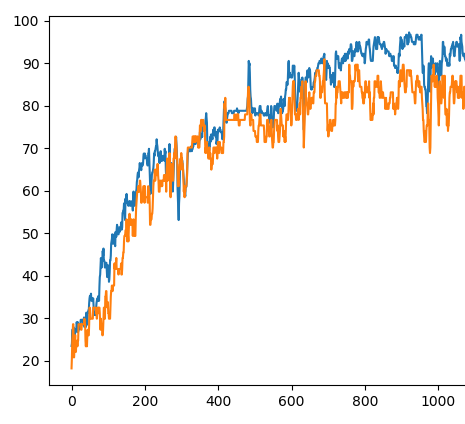

The Python source for this figure:
#!/usr/bin/env python

import numpy as np
import matplotlib.pyplot as plt
import numpy_neural_network as npnn

################################################################################
# some useful functions ...

def normalize(x):
    x_mean = np.mean(x, axis=0)
    x_std = np.std(x, axis=0)
    x = (x - x_mean) / x_std
    return x

def class_vector_to_onehot_array(y_classes):
    num_vectors = len(y_classes)
    num_classes = int(np.max(y_classes)) + 1
    y_onehot = np.zeros((num_vectors, num_classes))
    for n in np.arange(num_vectors):
        y_onehot[n][int(y_classes[n])] = 1
    return y_onehot

################################################################################
# the neural network model ...

model = npnn.network.Model([
    npnn.Conv2d(shape_in=(1, 10, 10), shape_out=(4, 8, 8), kernel_size=3, stride=1),
    npnn.LeakyReLU(4*8*8),
    npnn.MaxPool(shape_in=(4, 8, 8), shape_out=(4, 4, 4), kernel_size=2),
    npnn.Conv2d(shape_in=(4, 4, 4), shape_out=(4, 2, 2), kernel_size=3, stride=1),
    npnn.LeakyReLU(4*2*2),
    npnn.MaxPool(shape_in=(4, 2, 2), shape_out=(4, 1, 1), kernel_size=2),
    npnn.FullyConn(4, 4),
    npnn.Softmax(4)
])

model.loss_layer = npnn.loss_layer.CrossEntropyLoss(4)
optimizer = npnn.optimizer.Adam(model, alpha=1e-2)

################################################################################
# the data and it's preparation ...

x_batch = np.zeros(((8*8*4), 1, 10, 10))
y_class_batch = np.zeros(8*8*4)

k = 0

# 0 1 1
# 1 0 1
# 1 1 0
for n in np.arange(8):
    for m in np.arange(8):
        x_batch[k, 0, n+0, m+0] = 0
        x_batch[k, 0, n+1, m+0] = 1
        x_batch[k, 0, n+2, m+0] = 1
        x_batch[k, 0, n+0, m+1] = 1
        x_batch[k, 0, n+1, m+1] = 0
        x_batch[k, 0, n+2, m+1] = 1
        x_batch[k, 0, n+0, m+2] = 1
        x_batch[k, 0, n+1, m+2] = 1
        x_batch[k, 0, n+2, m+2] = 0
        y_class_batch[k] = 0
        k += 1

# 0 1 0
# 1 1 1
# 0 1 0
for n in np.arange(8):
    for m in np.arange(8):
        x_batch[k, 0, n+0, m+0] = 0
        x_batch[k, 0, n+1, m+0] = 1
        x_batch[k, 0, n+2, m+0] = 0
        x_batch[k, 0, n+0, m+1] = 1
        x_batch[k, 0, n+1, m+1] = 1
        x_batch[k, 0, n+2, m+1] = 1
        x_batch[k, 0, n+0, m+2] = 0
        x_batch[k, 0, n+1, m+2] = 1
        x_batch[k, 0, n+2, m+2] = 0
        y_class_batch[k] = 1
        k += 1

# 1 0 1
# 0 1 0
# 1 0 1
for n in np.arange(8):
    for m in np.arange(8):
        x_batch[k, 0, n+0, m+0] = 1
        x_batch[k, 0, n+1, m+0] = 0
        x_batch[k, 0, n+2, m+0] = 1
        x_batch[k, 0, n+0, m+1] = 0
        x_batch[k, 0, n+1, m+1] = 1
        x_batch[k, 0, n+2, m+1] = 0
        x_batch[k, 0, n+0, m+2] = 1
        x_batch[k, 0, n+1, m+2] = 0
        x_batch[k, 0, n+2, m+2] = 1
        y_class_batch[k] = 2
        k += 1

# 0 1 0
# 1 0 1
# 0 1 0
for n in np.arange(8):
    for m in np.arange(8):
        x_batch[k, 0, n+0, m+0] = 0
        x_batch[k, 0, n+1, m+0] = 1
        x_batch[k, 0, n+2, m+0] = 0
        x_batch[k, 0, n+0, m+1] = 1
        x_batch[k, 0, n+1, m+1] = 0
        x_batch[k, 0, n+2, m+1] = 1
        x_batch[k, 0, n+0, m+2] = 0
        x_batch[k, 0, n+1, m+2] = 1
        x_batch[k, 0, n+2, m+2] = 0
        y_class_batch[k] = 3
        k += 1

x_batch = normalize(x_batch)
y_batch = class_vector_to_onehot_array(y_class_batch)

################################################################################
# shuffle data items ...

idx = np.random.permutation(y_batch.shape[0])

x_batch = x_batch[idx]
y_batch = y_batch[idx]
y_class_batch = y_class_batch[idx]

################################################################################
# split data items into traning and validation set ...

num_train = int(len(x_batch) * 0.7)

x_batch_train = x_batch[:num_train]
y_batch_train = y_batch[:num_train]
y_class_batch_train = y_class_batch[:num_train]

x_batch_valid = x_batch[num_train:]
y_batch_valid = y_batch[num_train:]
y_class_batch_valid = y_class_batch[num_train:]

################################################################################
# the training loop ...

plt.ion()
plt.show()

train_accuracy = []
valid_accuracy = []

for episode in np.arange(2000):

    optimizer.step(x_batch_train, y_batch_train)
    print("episide = {0:5d}, loss = {1:8.6f}".format(episode, np.mean(optimizer.loss)))

    n = 0
    m = 0
    for k in np.arange(len(x_batch_train)):
        if model.predict_class(x_batch_train[k]) == y_class_batch_train[k]:
            n += 1
        m += 1
    train_accuracy.append(100.0 * n / m)
    #print("training accuracy = {0}".format(train_accuracy[-1]))

    n = 0
    m = 0
    for k in np.arange(len(x_batch_valid)):
        if model.predict_class(x_batch_valid[k]) == y_class_batch_valid[k]:
            n += 1
        m += 1
    valid_accuracy.append(100.0 * n / m)
    #print("validation accuracy = {0}".format(valid_accuracy[-1]))

    plt.cla()
    plt.plot(
        np.arange(0, len(train_accuracy)), train_accuracy,
        np.arange(0, len(valid_accuracy)), valid_accuracy
    )
    plt.draw()
    plt.pause(0.001)

input("Press Enter to close ...")
